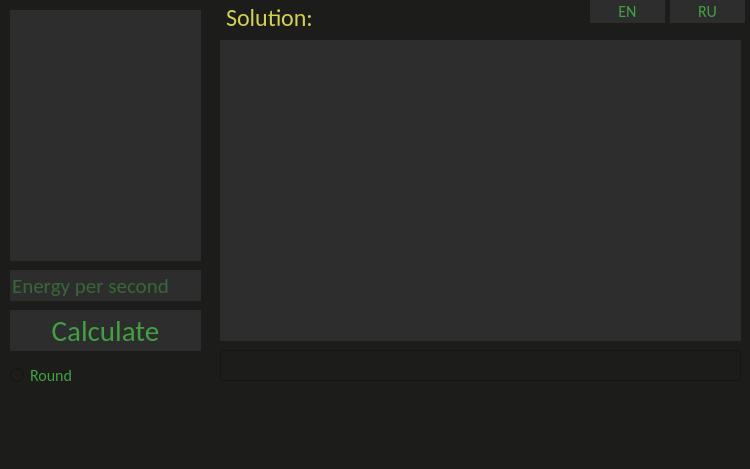
<?xml version="1.0" encoding="UTF-8"?>
<ui version="4.0">
 <class>MainWindow</class>
 <widget class="QMainWindow" name="MainWindow">
  <property name="geometry">
   <rect>
    <x>0</x>
    <y>0</y>
    <width>750</width>
    <height>469</height>
   </rect>
  </property>
  <property name="windowTitle">
   <string>MainWindow</string>
  </property>
  <property name="styleSheet">
   <string notr="true">background-color:#1C1C1B</string>
  </property>
  <widget class="QWidget" name="centralwidget">
   <widget class="QListWidget" name="generators">
    <property name="geometry">
     <rect>
      <x>10</x>
      <y>10</y>
      <width>191</width>
      <height>251</height>
     </rect>
    </property>
    <property name="styleSheet">
     <string notr="true">QListWidget {color: #429F42 ; background-color: #2D2D2D; border: none;}
QListWidget:hover {color: #5BD75B ; background-color: #3A3A39; border: none;}</string>
    </property>
    <property name="movement">
     <enum>QListView::Static</enum>
    </property>
    <property name="flow">
     <enum>QListView::TopToBottom</enum>
    </property>
   </widget>
   <widget class="QPushButton" name="solve">
    <property name="geometry">
     <rect>
      <x>10</x>
      <y>310</y>
      <width>191</width>
      <height>41</height>
     </rect>
    </property>
    <property name="font">
     <font>
      <family>Calibri</family>
      <pointsize>22</pointsize>
     </font>
    </property>
    <property name="styleSheet">
     <string notr="true">QPushButton {color: #429F42 ; background-color: #2D2D2D; border: none;}
 QPushButton:hover {color: #5BD75B ; background-color: #3A3A39; border: none;} 
QPushButton:pressed {color: #6CFF6C ; background-color: #474746; border: none;}</string>
    </property>
    <property name="text">
     <string>Calculate</string>
    </property>
   </widget>
   <widget class="QLineEdit" name="power">
    <property name="geometry">
     <rect>
      <x>10</x>
      <y>270</y>
      <width>191</width>
      <height>31</height>
     </rect>
    </property>
    <property name="font">
     <font>
      <family>Calibri</family>
      <pointsize>16</pointsize>
     </font>
    </property>
    <property name="styleSheet">
     <string notr="true">QLineEdit {color: #429F42 ; background-color: #2D2D2D; border: none;} 
QLineEdit:hover {color: #5BD75B ; background-color: #3A3A39; border: none;}</string>
    </property>
    <property name="text">
     <string/>
    </property>
    <property name="placeholderText">
     <string>Energy per second</string>
    </property>
   </widget>
   <widget class="QTextBrowser" name="solution">
    <property name="geometry">
     <rect>
      <x>220</x>
      <y>40</y>
      <width>521</width>
      <height>301</height>
     </rect>
    </property>
    <property name="font">
     <font>
      <family>Calibri</family>
      <pointsize>18</pointsize>
     </font>
    </property>
    <property name="styleSheet">
     <string notr="true">QTextBrowser {color: #429F42 ; background-color: #2D2D2D; border: none;}
QTextBrowser:hover {color: #5BD75B ; background-color: #3A3A39; border: none;}</string>
    </property>
   </widget>
   <widget class="QLabel" name="solution_text">
    <property name="geometry">
     <rect>
      <x>226</x>
      <y>2</y>
      <width>201</width>
      <height>31</height>
     </rect>
    </property>
    <property name="font">
     <font>
      <family>Calibri</family>
      <pointsize>18</pointsize>
     </font>
    </property>
    <property name="styleSheet">
     <string notr="true">QLabel {color: #D1D152}</string>
    </property>
    <property name="text">
     <string>Solution:</string>
    </property>
   </widget>
   <widget class="QPushButton" name="ru_button">
    <property name="geometry">
     <rect>
      <x>670</x>
      <y>0</y>
      <width>75</width>
      <height>23</height>
     </rect>
    </property>
    <property name="font">
     <font>
      <family>Calibri</family>
      <pointsize>12</pointsize>
     </font>
    </property>
    <property name="styleSheet">
     <string notr="true">QPushButton {color: #429F42 ; background-color: #2D2D2D; border: none;}
 QPushButton:hover {color: #5BD75B ; background-color: #3A3A39; border: none;} 
QPushButton:pressed {color: #6CFF6C ; background-color: #474746; border: none;}</string>
    </property>
    <property name="text">
     <string>RU</string>
    </property>
   </widget>
   <widget class="QPushButton" name="en_button">
    <property name="geometry">
     <rect>
      <x>590</x>
      <y>0</y>
      <width>75</width>
      <height>23</height>
     </rect>
    </property>
    <property name="font">
     <font>
      <family>Calibri</family>
      <pointsize>12</pointsize>
     </font>
    </property>
    <property name="styleSheet">
     <string notr="true">QPushButton {color: #429F42 ; background-color: #2D2D2D; border: none;}
 QPushButton:hover {color: #5BD75B ; background-color: #3A3A39; border: none;} 
QPushButton:pressed {color: #6CFF6C ; background-color: #474746; border: none;}</string>
    </property>
    <property name="text">
     <string>EN</string>
    </property>
   </widget>
   <widget class="QRadioButton" name="round">
    <property name="geometry">
     <rect>
      <x>10</x>
      <y>360</y>
      <width>191</width>
      <height>31</height>
     </rect>
    </property>
    <property name="font">
     <font>
      <family>Calibri</family>
      <pointsize>12</pointsize>
     </font>
    </property>
    <property name="styleSheet">
     <string notr="true">QRadioButton {color: #429F42}</string>
    </property>
    <property name="text">
     <string>Round</string>
    </property>
   </widget>
   <widget class="QLineEdit" name="selected_type">
    <property name="geometry">
     <rect>
      <x>220</x>
      <y>350</y>
      <width>521</width>
      <height>31</height>
     </rect>
    </property>
    <property name="font">
     <font>
      <family>Calibri</family>
      <pointsize>16</pointsize>
     </font>
    </property>
    <property name="styleSheet">
     <string notr="true">QLineEdit {color: #429F42 ; background-color: #2D2D2D; border: none;}\nQTextBrowser:hover {color: #5BD75B ; background-color: #3A3A39; border: none;}</string>
    </property>
    <property name="text">
     <string/>
    </property>
    <property name="readOnly">
     <bool>true</bool>
    </property>
   </widget>
  </widget>
  <widget class="QMenuBar" name="menubar">
   <property name="geometry">
    <rect>
     <x>0</x>
     <y>0</y>
     <width>750</width>
     <height>25</height>
    </rect>
   </property>
  </widget>
  <widget class="QStatusBar" name="statusbar"/>
 </widget>
 <resources/>
 <connections/>
</ui>
